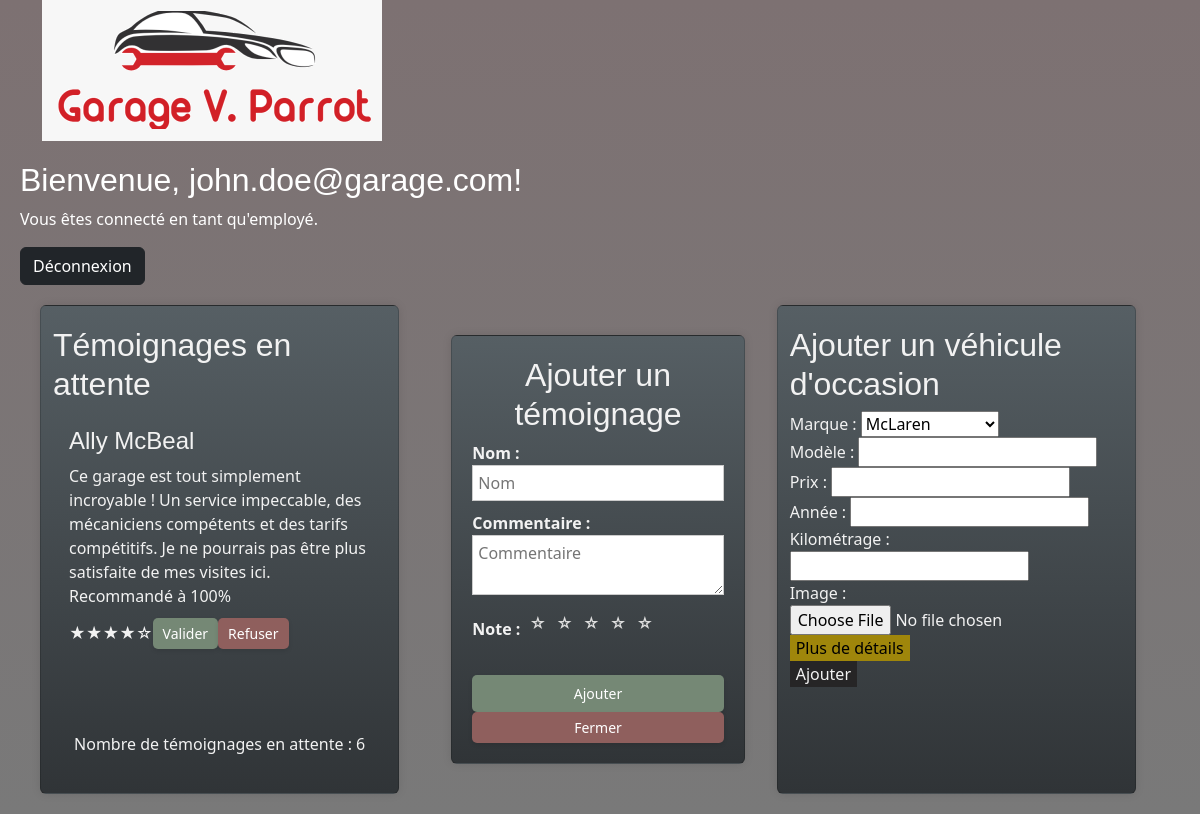
The app's page /css/employ.php (signed in) with its own data.
### tables this page shows
CREATE TABLE
    temoignages (
        id INT(11) AUTO_INCREMENT PRIMARY KEY,
        nom VARCHAR(255),
        commentaire TEXT,
        note INT(11),
        valide INT(11)
    );

### css/includes/temoin_attente.php (the view, shortened to what this page needs)
<?php
$perPageTemoignagesAttente = 1;
$pageTemoignagesAttente = isset($_GET['page_temoignages']) ? $_GET['page_temoignages'] : 1;
$queryTemoignagesAttente = "SELECT * FROM temoignages WHERE valide = 0 ORDER BY id DESC";
$stmtTemoignagesAttente = $connection->prepare($queryTemoignagesAttente);
$stmtTemoignagesAttente->execute();
$totalTemoignagesAttente = $stmtTemoignagesAttente->rowCount();
$offsetTemoignagesAttente = ($pageTemoignagesAttente - 1) * $perPageTemoignagesAttente;
$queryTemoignagesAttente .= " LIMIT $offsetTemoignagesAttente, $perPageTemoignagesAttente";
$stmtTemoignagesAttente = $connection->prepare($queryTemoignagesAttente);
$stmtTemoignagesAttente->execute();
$temoignagesAttente = $stmtTemoignagesAttente->fetchAll(PDO::FETCH_ASSOC);
echo "<h2>Témoignages en attente</h2>";
foreach ($temoignagesAttente as $temoignage) {
  echo '<div class="card-body">';
  echo '<h4 class="card-title">' . $temoignage['nom'] . '</h4>';
  echo '<p class="card-text">' . $temoignage['commentaire'] . '</p>';
  echo '<div class="rating">';
  echo generateStarRating($temoignage['note']);
  echo '</div>';
  echo '<button class="btn-valider" data-id="' . $temoignage['id'] . '">Valider</button>';
  echo '<button class="btn-refuser" data-id="' . $temoignage['id'] . '">Refuser</button>';
  echo '</div>';
}
echo '<p id="compteur_temoin">Nombre de témoignages en attente : ' . $totalTemoignagesAttente . '</p>';
?>

### css/css/index.css (style rules this page uses)
:root { --couleur-principale: #7d7172; --couleur-secondaire: #47464b; --couleur-tertiaire: #797979; --couleur-fond: #262526; --couleur-texte: #F2F2F2; }
body { font-family: "Barlow", sans-serif; color: var(--couleur-texte); background-color: var(--couleur-fond); background: linear-gradient(to bottom, var(--couleur-principale), var(--couleur-tertiaire)); }
h1, h2, h3, h4, h5 { font-family: "Rajdhani", sans-serif; }
button { background-color: var(--couleur-fond); color: var(--couleur-texte); border: none; }

### css/css/employ.css (style rules this page uses)
.card-title { margin-top: 0; }
.card-text { margin-bottom: 10px; }
.btn-valider, .btn-refuser { padding: 5px 10px; border-radius: 5px; box-shadow: 0 2px 4px rgba(0, 0, 0, 0.1); font-size: 14px; }
.btn-valider { background-color: #758875; color: #fff; }
.btn-refuser { background-color: #8f5f5d; color: #fff; }

### css/css/temoin.css (style rules this page uses)
.rating { display: inline-block; }
#compteur_temoin { text-align: center; margin-top: 20%; }

### records on screen
temoignages: nom "Ally McBeal", commentaire "Ce garage est tout simplement incroyable ! Un service impeccable, des mécaniciens compétents et des tarifs compétitifs. Je ne pourrais pas être plus satisfaite de mes visites ici. Recommandé à 100%", note "★★★★☆"

### other values on screen
$_SESSION['user']['email'] "john.doe@garage.com"
$_SESSION['user']['role'] "employé"
$totalTemoignagesAttente "6"
form field marque "McLaren"
